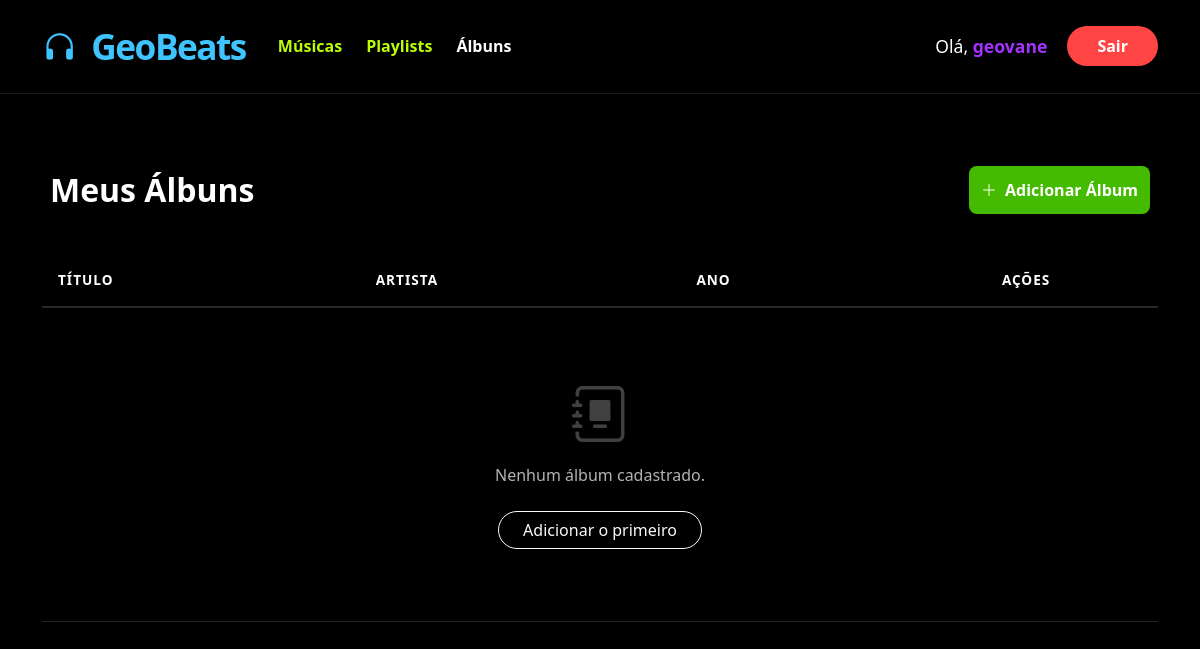
/music/albuns/ (signed in), run on an earlier commit of the app's database.
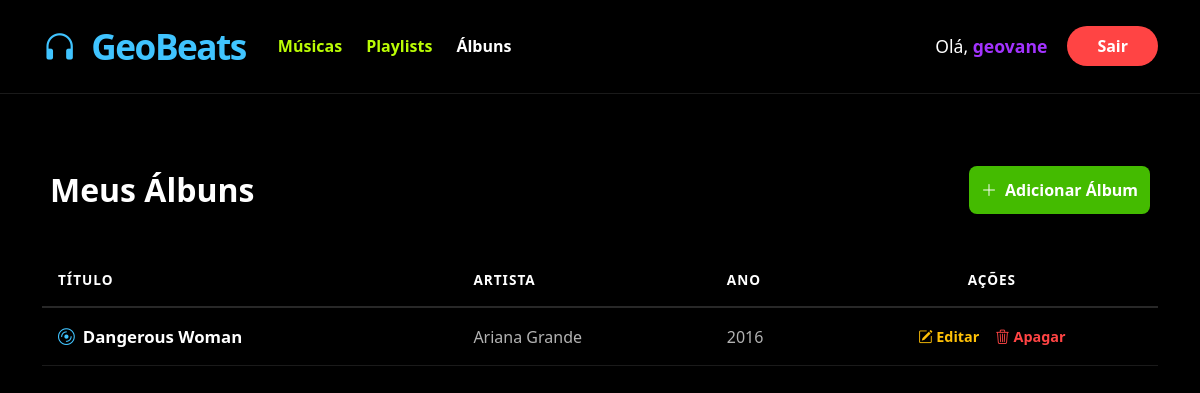
And on a later commit of the database.
### music/models.py (models this page shows, shortened)
class Album(models.Model):
    titulo = models.CharField(max_length=100)
    artista = models.CharField(max_length=100)
    ano = models.IntegerField()
    usuario = models.ForeignKey(User, on_delete=models.CASCADE)

### music/views.py (the view)
# urls.py: path('albuns/', views.album_list, name='album_list'),
@login_required
def album_list(request):
    albuns = Album.objects.filter(usuario=request.user)
    return render(request, 'music/album_list.html', {'albuns': albuns})

### music/templates/music/album_list.html (shortened to what this page needs)
{% extends 'music/base.html' %}
{% block content %}
<div class="mb-5">
    <div class="d-flex justify-content-between align-items-center py-4 px-2 mb-3">
        <h2 class="m-0 text-white fw-bold" style="font-size: 2rem;">Meus Álbuns</h2>
        <a href="{% url 'album_add' %}" class="btn btn-success rounded-pill px-4 fw-bold shadow-sm">
            <i class="bi bi-plus-lg me-2"></i>Adicionar Álbum
        </a>
    </div>
    <div class="table-responsive">
        <table class="table table-hover align-middle" style="background-color: transparent !important; border-color: #282828;">
            <thead>
                <tr style="border-bottom: 2px solid #282828;">
                    <th class="ps-3 py-3 border-0 text-white text-uppercase" style="font-size: 0.85rem; letter-spacing: 1px;">Título</th>
                    <th class="py-3 border-0 text-white text-uppercase" style="font-size: 0.85rem; letter-spacing: 1px;">Artista</th>
                    <th class="py-3 border-0 text-white text-uppercase" style="font-size: 0.85rem; letter-spacing: 1px;">Ano</th>
                    <th class="text-center py-3 border-0 text-white text-uppercase" style="font-size: 0.85rem; letter-spacing: 1px;">Ações</th>
                </tr>
            </thead>
            <tbody class="border-0">
                {% for album in albuns %}
                <tr class="album-row" style="border-bottom: 1px solid #1a1a1a;">
                    <td class="ps-3 py-3">
                        <span class="text-white fw-bold" style="font-size: 1.05rem;">
                            <i class="bi bi-disc me-2" style="color: #40c4ff;"></i>{{ album.titulo }}
                        </span>
                    </td>
                    <td style="color: #b3b3b3;">{{ album.artista }}</td>
                    <td style="color: #b3b3b3;">{{ album.ano }}</td>
                    <td class="text-center py-3">
                        <div class="d-flex justify-content-center gap-3">
                            <a href="{% url 'album_edit' album.pk %}" class="action-link edit-link">
                                <i class="bi bi-pencil-square"></i> Editar
                            </a>
                            <a href="{% url 'album_delete' album.pk %}" class="action-link delete-link">
                                <i class="bi bi-trash3"></i> Apagar
                            </a>
                        </div>
                    </td>
                </tr>
                {% empty %}
                <tr>
                    <td colspan="4" class="text-center py-5">
                        <div class="py-4">
                            <i class="bi bi-journal-album display-4 d-block mb-3 opacity-25 text-white"></i>
                            <p style="color: #b3b3b3;">Nenhum álbum cadastrado.</p>
                            <a href="{% url 'album_add' %}" class="btn btn-outline-light rounded-pill px-4 mt-2">Adicionar o primeiro</a>
                        </div>
                    </td>
                </tr>
                {% endfor %}
            </tbody>
        </table>
    </div>
</div>
{% endblock %}

What changed in the data, as far as the page shows it:
added Album: titulo "Dangerous Woman", artista "Ariana Grande", ano "2016"
Also different on the page:
text no longer shown: "Nenhum álbum cadastrado. Adicionar o primeiro"
